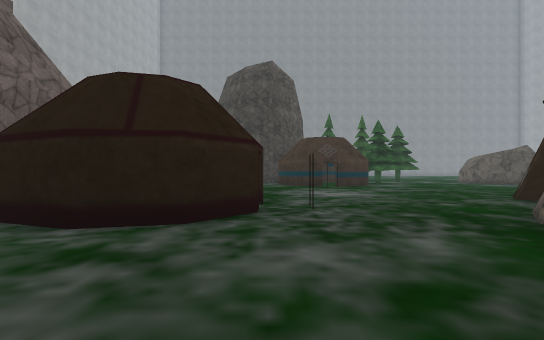
View 1 (above)

24 first-person views from a walk through a 3-D level made in the Unity game engine. The camera is 1.4 m above the floor, looks level and sees 85° across. The floor is counted in squares, 2 m on a side. Each view is taken from the middle of a square. On the plan, view 1 faces up. The plan holds only what a view shows up to about 10 squares ahead; the rest is blank. The place goes on beyond the plan. Some animated figures are not drawn. Some surface patterns are stand-ins.

View 2
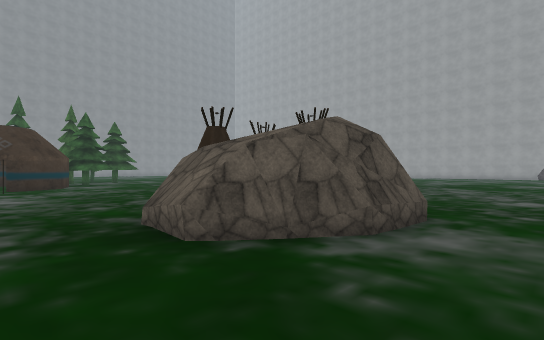

View 3
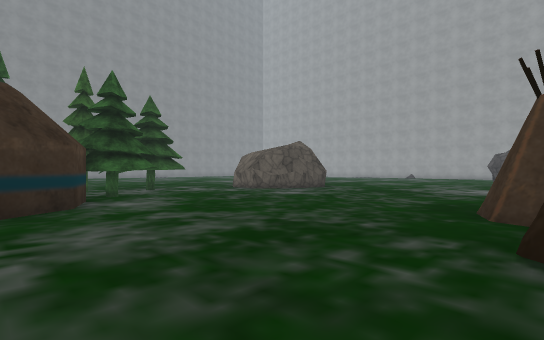

View 4
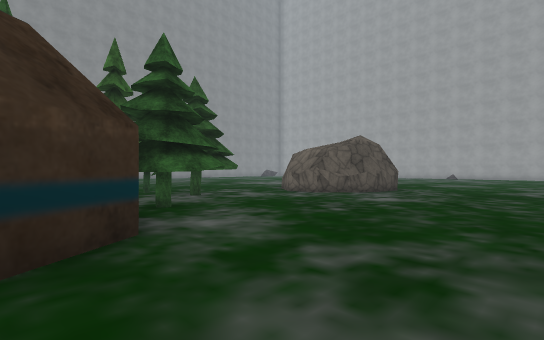

View 5
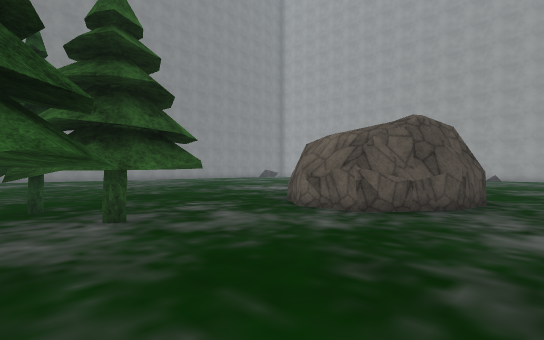

View 6
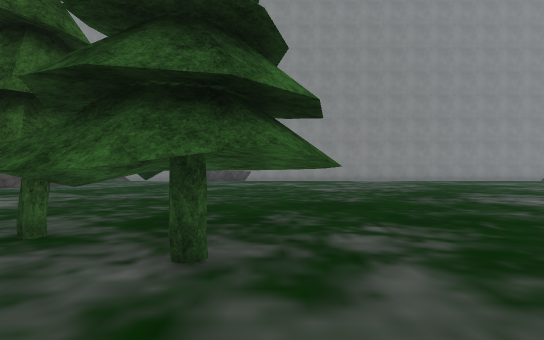

View 7
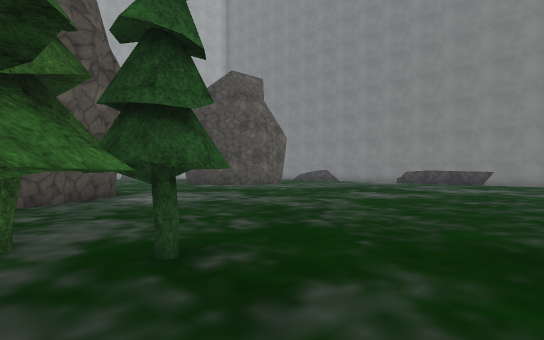

View 8
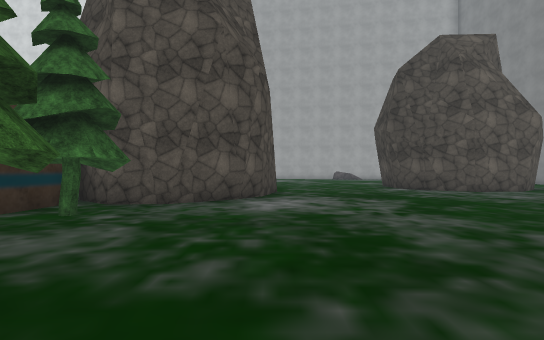

View 9
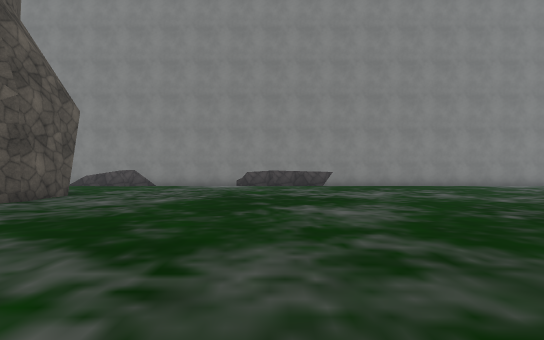

View 10
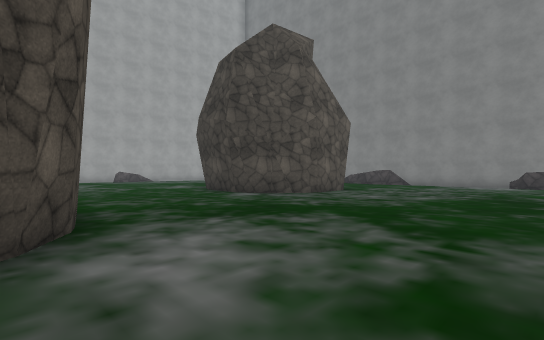

View 11
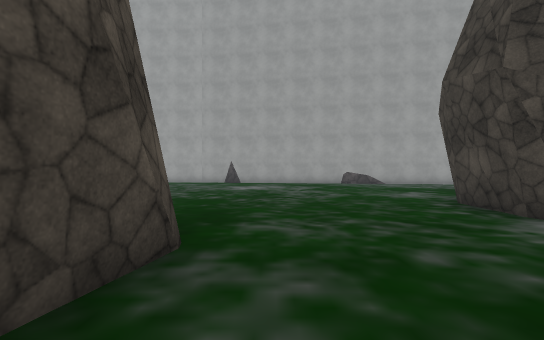

View 12
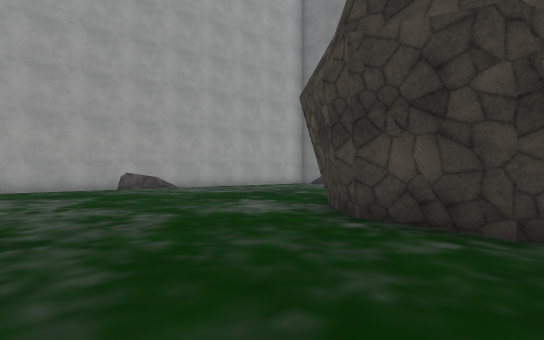

View 13
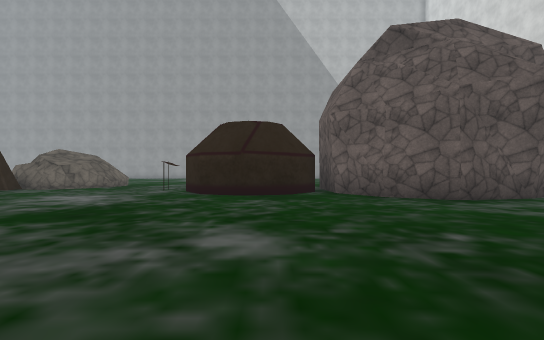

View 14
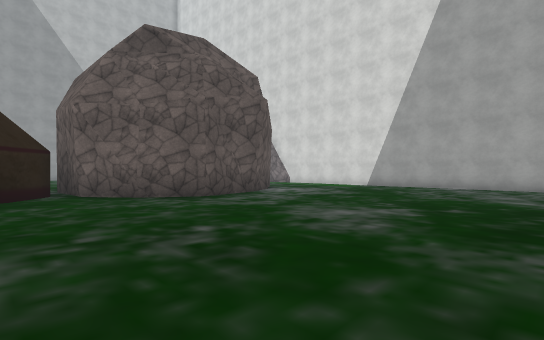

View 15
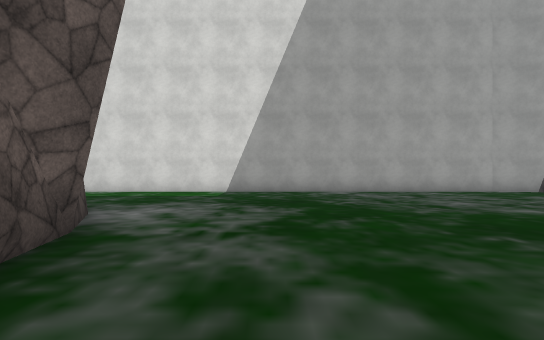

View 16
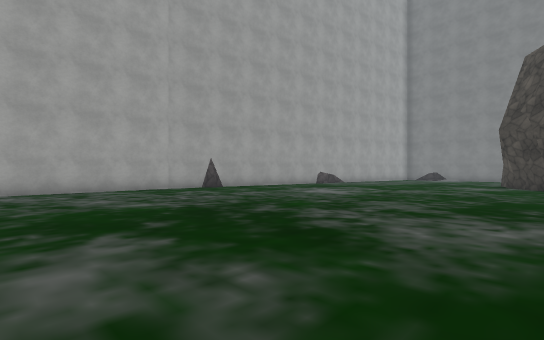

View 17
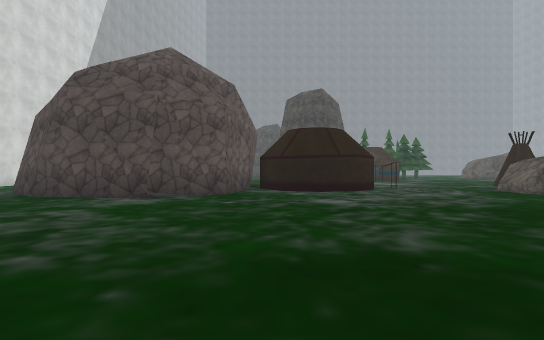

View 18
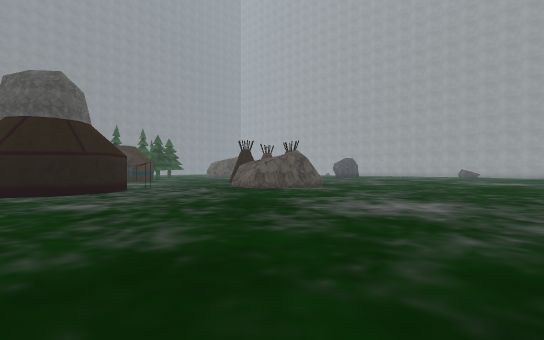

View 19
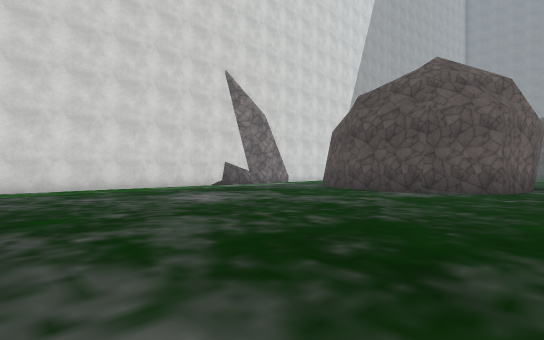

View 20
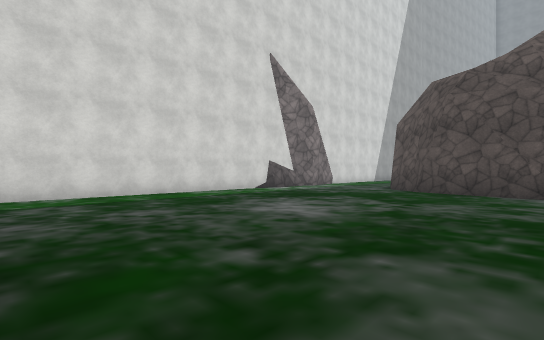

View 21
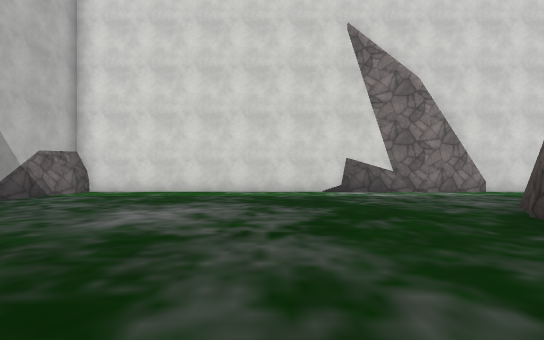

View 22
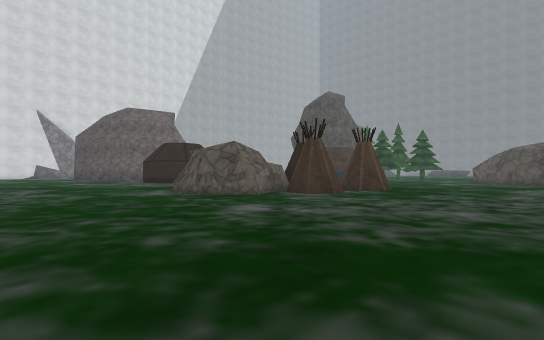

View 23
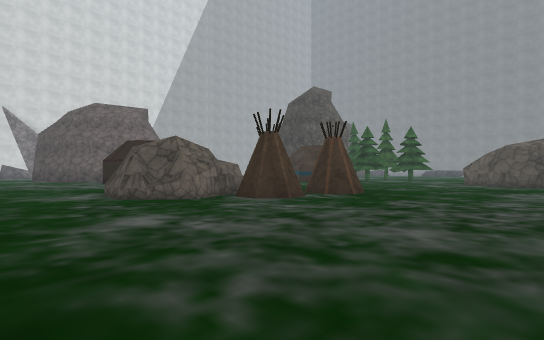

View 24
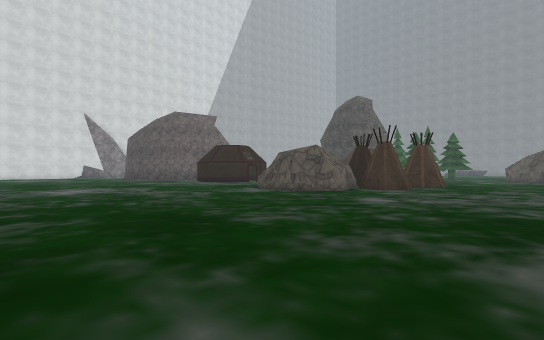

### Floor plan
Points are (right, up) in squares from view 1. A wall is a line through its corners. A room is listed if a view was taken in it or the views show most of it. See-through windows are left out.
Room 1 (views 1, 2, 3, 4, 5, 6, 7, 8, 9, 10, 11, 17, 18, 19, 20, 21, 22, 23, 24)
walls: (-0.9, 7.4) (-0.1, 6.2); (-0.2, 5) (-1.1, 3.9) (-2.4, 3.5) (-3.7, 4); (6.7, 4.9) (7.7, 2.6) (7, 2.4); (6.9, 4.8) (7.3, 3.4); (4, 2.4) (3.4, 2.7); (7.2, 3.8) (7.2, 3.3); (4.5, 13.9) (4.3, 13.3) (3.1, 12.5) (2.7, 12.6); (5.6, 1.7) (5.1, 1.8); (6.8, 1.9) (6.3, 1.5); (6.5, 1.5) (5, 1.5) (4.4, 2.1); (6.7, 1.5) (5.3, 1.8); (-4.8, 4.8) (-5.3, 2.6) (-5.9, 2.3); (2, 16.8) (2.7, 16.8); (2, 17.6) (1.1, 16.5); (-5.6, 2.5) (-7, 1.4) (-7.6, 1.3); (11.3, 14.7) (10.4, 15.5) (10.5, 16.8); (11.4, 15) (10.4, 15.5); (10.6, 16.1) (10.5, 16.7) (11.3, 17.7); (13.5, 14.1) (11.9, 14.3) (10.4, 15.4); (-7.1, 1.2) (-10.3, 1.8) (-10.6, 2.2) (-11.5, 2.8); (-0.2, 20.9) (0.3, 20.7); (-1.7, 21.2) (0.1, 20.8) (0.9, 20.3) (1.9, 19) (2, 17.7) (1.6, 17.1); (-15.5, 7.5) (-15.5, 4.5); (-15.4, 4.9) (-15.2, 2.8) (-15.5, 1.9) (-15.5, 1.2); (-15.5, 2.3) (-15.4, 0.4); (-1.9, 26.8) (-2.4, 26.2); (-15.5, 0.4) (-15.5, -7.9) (-12.8, -8.3); (-2.1, 29.9) (-1.6, 29.2) (-1.5, 27.5) (-2.2, 26.4) (-2.9, 25.8); (-13.5, -8.3) (-12.8, -8.3)
low walls: (3.5, 3.4) (3.5, 3.9); (5, 1.5) (3.4, 2.6); (7.7, 2.6) (7, 1.8); (7.1, 1.9) (6.7, 1.5)
ways out: opening at (-14, 7.7) to room 2; opening at (-2.2, 23.5) to room 2; opening at (0.7, 10) to room 2; gap at (3, 13)
objects: tree (3, 17) to (3, 18); tree (5, 14) to (6, 16); tree (5, 17) to (5, 19); other object (6, 6) to (7, 7); tree (7, 16) to (8, 18); tree (7, 19); other object (8, 4) to (9, 5); other object (8, 7) to (9, 8)
Room 2 (views 12, 13, 14, 15, 16)
walls: (-1.9, 21) (-1.1, 21.1); (-15.3, 19.6) (-15.5, 18.1) (-15.5, 7.5); (-5.1, 25.8) (-5.4, 25.9) (-6.2, 26.6); (-5.9, 26.4) (-6.5, 26.9); (-7.2, 9.2) (-5.7, 8.4) (-4.9, 7.1); (-2.9, 25.8) (-3.3, 25.7) (-5.4, 25.9); (-14.4, 24.8) (-14.8, 22.4); (-9.3, 8.7) (-7.3, 9.3); (-10, 8.4) (-9.3, 8.9) (-8.7, 8.7); (-10.7, 8.1) (-9.8, 8.5); (-4.4, 6.5) (-3.5, 7.6) (-2.2, 7.9) (-0.9, 7.4)
low walls: (-8.9, 8.9) (-7.2, 9.2)
ways out: opening at (-14, 7.7) to room 1; opening at (-2.2, 23.5) to room 1; opening at (0.7, 10) to room 1

Positions as (right, up) in squares from view 1, and headings:
1: (0, 0), facing up
2: (2, 0), facing up-right
3: (3, 7), facing up-right
4: (3, 10), facing up-right
5: (6, 13), facing up-right
6: (8, 15), facing up
7: (9, 18), facing up-left
8: (8, 21), facing left
9: (4, 21), facing up
10: (4, 20), facing up-left
11: (1, 22), facing left
12: (-3, 22), facing up-left
13: (-3, 16), facing down
14: (-3, 16), facing down-left
15: (-6, 11), facing left
16: (-5, 13), facing up-left
17: (-4, -6), facing up
18: (-4, -6), facing up-right
19: (-4, -8), facing up-left
20: (-7, -8), facing up-left
21: (-6, -2), facing left
22: (14, -3), facing up-left
23: (14, -1), facing up-left
24: (13, -6), facing up-left
